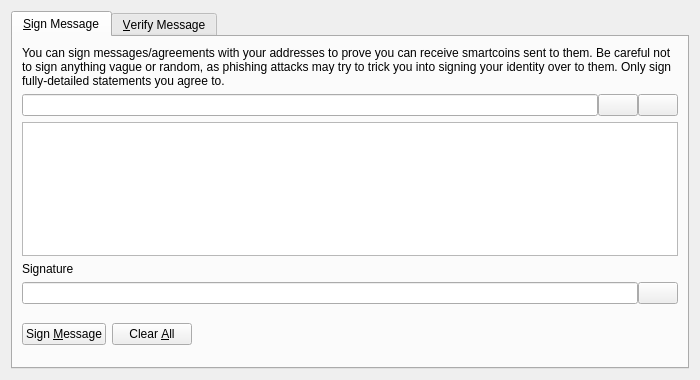
<?xml version="1.0" encoding="UTF-8"?>
<ui version="4.0">
 <class>SignVerifyMessageDialog</class>
 <widget class="QDialog" name="SignVerifyMessageDialog">
  <property name="geometry">
   <rect>
    <x>0</x>
    <y>0</y>
    <width>700</width>
    <height>380</height>
   </rect>
  </property>
  <property name="windowTitle">
   <string>Signatures - Sign / Verify a Message</string>
  </property>
  <property name="modal">
   <bool>true</bool>
  </property>
  <layout class="QVBoxLayout" name="verticalLayout">
   <item>
    <widget class="QTabWidget" name="tabWidget">
     <property name="currentIndex">
      <number>0</number>
     </property>
     <widget class="QWidget" name="tabSignMessage">
      <attribute name="title">
       <string>&amp;Sign Message</string>
      </attribute>
      <layout class="QVBoxLayout" name="verticalLayout_SM">
       <item>
        <widget class="QLabel" name="infoLabel_SM">
         <property name="text">
          <string>You can sign messages/agreements with your addresses to prove you can receive smartcoins sent to them. Be careful not to sign anything vague or random, as phishing attacks may try to trick you into signing your identity over to them. Only sign fully-detailed statements you agree to.</string>
         </property>
         <property name="textFormat">
          <enum>Qt::PlainText</enum>
         </property>
         <property name="wordWrap">
          <bool>true</bool>
         </property>
        </widget>
       </item>
       <item>
        <layout class="QHBoxLayout" name="horizontalLayout_1_SM">
         <property name="spacing">
          <number>0</number>
         </property>
         <item>
          <widget class="QValidatedLineEdit" name="addressIn_SM">
           <property name="toolTip">
            <string>The SmartCoin address to sign the message with</string>
           </property>
          </widget>
         </item>
         <item>
          <widget class="QPushButton" name="addressBookButton_SM">
           <property name="toolTip">
            <string>Choose previously used address</string>
           </property>
           <property name="text">
            <string/>
           </property>
           <property name="icon">
            <iconset resource="../bitcoin.qrc">
             <normaloff>:/icons/address-book</normaloff>:/icons/address-book</iconset>
           </property>
           <property name="shortcut">
            <string>Alt+A</string>
           </property>
           <property name="autoDefault">
            <bool>false</bool>
           </property>
          </widget>
         </item>
         <item>
          <widget class="QPushButton" name="pasteButton_SM">
           <property name="toolTip">
            <string>Paste address from clipboard</string>
           </property>
           <property name="text">
            <string/>
           </property>
           <property name="icon">
            <iconset resource="../bitcoin.qrc">
             <normaloff>:/icons/editpaste</normaloff>:/icons/editpaste</iconset>
           </property>
           <property name="shortcut">
            <string>Alt+P</string>
           </property>
           <property name="autoDefault">
            <bool>false</bool>
           </property>
          </widget>
         </item>
        </layout>
       </item>
       <item>
        <widget class="QPlainTextEdit" name="messageIn_SM">
         <property name="toolTip">
          <string>Enter the message you want to sign here</string>
         </property>
        </widget>
       </item>
       <item>
        <widget class="QLabel" name="signatureLabel_SM">
         <property name="text">
          <string>Signature</string>
         </property>
         <property name="textFormat">
          <enum>Qt::PlainText</enum>
         </property>
        </widget>
       </item>
       <item>
        <layout class="QHBoxLayout" name="horizontalLayout_2_SM">
         <property name="spacing">
          <number>0</number>
         </property>
         <item>
          <widget class="QLineEdit" name="signatureOut_SM">
           <property name="font">
            <font>
             <italic>true</italic>
            </font>
           </property>
           <property name="readOnly">
            <bool>true</bool>
           </property>
          </widget>
         </item>
         <item>
          <widget class="QPushButton" name="copySignatureButton_SM">
           <property name="toolTip">
            <string>Copy the current signature to the system clipboard</string>
           </property>
           <property name="text">
            <string/>
           </property>
           <property name="icon">
            <iconset resource="../bitcoin.qrc">
             <normaloff>:/icons/editcopy</normaloff>:/icons/editcopy</iconset>
           </property>
           <property name="autoDefault">
            <bool>false</bool>
           </property>
          </widget>
         </item>
        </layout>
       </item>
       <item>
        <layout class="QHBoxLayout" name="horizontalLayout_3_SM">
         <item>
          <widget class="QPushButton" name="signMessageButton_SM">
           <property name="toolTip">
            <string>Sign the message to prove you own this SmartCoin address</string>
           </property>
           <property name="text">
            <string>Sign &amp;Message</string>
           </property>
           <property name="icon">
            <iconset resource="../bitcoin.qrc">
             <normaloff>:/icons/edit</normaloff>:/icons/edit</iconset>
           </property>
           <property name="autoDefault">
            <bool>false</bool>
           </property>
          </widget>
         </item>
         <item>
          <widget class="QPushButton" name="clearButton_SM">
           <property name="toolTip">
            <string>Reset all sign message fields</string>
           </property>
           <property name="text">
            <string>Clear &amp;All</string>
           </property>
           <property name="icon">
            <iconset resource="../bitcoin.qrc">
             <normaloff>:/icons/remove</normaloff>:/icons/remove</iconset>
           </property>
           <property name="autoDefault">
            <bool>false</bool>
           </property>
          </widget>
         </item>
         <item>
          <spacer name="horizontalSpacer_1_SM">
           <property name="orientation">
            <enum>Qt::Horizontal</enum>
           </property>
           <property name="sizeHint" stdset="0">
            <size>
             <width>40</width>
             <height>48</height>
            </size>
           </property>
          </spacer>
         </item>
         <item>
          <widget class="QLabel" name="statusLabel_SM">
           <property name="font">
            <font>
             <weight>75</weight>
             <bold>true</bold>
            </font>
           </property>
           <property name="text">
            <string/>
           </property>
           <property name="wordWrap">
            <bool>true</bool>
           </property>
          </widget>
         </item>
         <item>
          <spacer name="horizontalSpacer_2_SM">
           <property name="orientation">
            <enum>Qt::Horizontal</enum>
           </property>
           <property name="sizeHint" stdset="0">
            <size>
             <width>40</width>
             <height>48</height>
            </size>
           </property>
          </spacer>
         </item>
        </layout>
       </item>
      </layout>
     </widget>
     <widget class="QWidget" name="tabVerifyMessage">
      <attribute name="title">
       <string>&amp;Verify Message</string>
      </attribute>
      <layout class="QVBoxLayout" name="verticalLayout_VM">
       <item>
        <widget class="QLabel" name="infoLabel_VM">
         <property name="text">
          <string>Enter the receiver's address, message (ensure you copy line breaks, spaces, tabs, etc. exactly) and signature below to verify the message. Be careful not to read more into the signature than what is in the signed message itself, to avoid being tricked by a man-in-the-middle attack. Note that this only proves the signing party receives with the address, it cannot prove sendership of any transaction!</string>
         </property>
         <property name="textFormat">
          <enum>Qt::PlainText</enum>
         </property>
         <property name="alignment">
          <set>Qt::AlignLeading|Qt::AlignLeft|Qt::AlignTop</set>
         </property>
         <property name="wordWrap">
          <bool>true</bool>
         </property>
        </widget>
       </item>
       <item>
        <layout class="QHBoxLayout" name="horizontalLayout_1_VM">
         <property name="spacing">
          <number>0</number>
         </property>
         <item>
          <widget class="QValidatedLineEdit" name="addressIn_VM">
           <property name="toolTip">
            <string>The SmartCoin address the message was signed with</string>
           </property>
          </widget>
         </item>
         <item>
          <widget class="QPushButton" name="addressBookButton_VM">
           <property name="toolTip">
            <string>Choose previously used address</string>
           </property>
           <property name="text">
            <string/>
           </property>
           <property name="icon">
            <iconset resource="../bitcoin.qrc">
             <normaloff>:/icons/address-book</normaloff>:/icons/address-book</iconset>
           </property>
           <property name="shortcut">
            <string>Alt+A</string>
           </property>
           <property name="autoDefault">
            <bool>false</bool>
           </property>
          </widget>
         </item>
        </layout>
       </item>
       <item>
        <widget class="QPlainTextEdit" name="messageIn_VM"/>
       </item>
       <item>
        <widget class="QValidatedLineEdit" name="signatureIn_VM"/>
       </item>
       <item>
        <layout class="QHBoxLayout" name="horizontalLayout_2_VM">
         <item>
          <widget class="QPushButton" name="verifyMessageButton_VM">
           <property name="toolTip">
            <string>Verify the message to ensure it was signed with the specified SmartCoin address</string>
           </property>
           <property name="text">
            <string>Verify &amp;Message</string>
           </property>
           <property name="icon">
            <iconset resource="../bitcoin.qrc">
             <normaloff>:/icons/transaction_0</normaloff>:/icons/transaction_0</iconset>
           </property>
           <property name="autoDefault">
            <bool>false</bool>
           </property>
          </widget>
         </item>
         <item>
          <widget class="QPushButton" name="clearButton_VM">
           <property name="toolTip">
            <string>Reset all verify message fields</string>
           </property>
           <property name="text">
            <string>Clear &amp;All</string>
           </property>
           <property name="icon">
            <iconset resource="../bitcoin.qrc">
             <normaloff>:/icons/remove</normaloff>:/icons/remove</iconset>
           </property>
           <property name="autoDefault">
            <bool>false</bool>
           </property>
          </widget>
         </item>
         <item>
          <spacer name="horizontalSpacer_1_VM">
           <property name="orientation">
            <enum>Qt::Horizontal</enum>
           </property>
           <property name="sizeHint" stdset="0">
            <size>
             <width>40</width>
             <height>48</height>
            </size>
           </property>
          </spacer>
         </item>
         <item>
          <widget class="QLabel" name="statusLabel_VM">
           <property name="font">
            <font>
             <weight>75</weight>
             <bold>true</bold>
            </font>
           </property>
           <property name="text">
            <string/>
           </property>
           <property name="wordWrap">
            <bool>true</bool>
           </property>
          </widget>
         </item>
         <item>
          <spacer name="horizontalSpacer_2_VM">
           <property name="orientation">
            <enum>Qt::Horizontal</enum>
           </property>
           <property name="sizeHint" stdset="0">
            <size>
             <width>40</width>
             <height>48</height>
            </size>
           </property>
          </spacer>
         </item>
        </layout>
       </item>
      </layout>
     </widget>
    </widget>
   </item>
  </layout>
 </widget>
 <customwidgets>
  <customwidget>
   <class>QValidatedLineEdit</class>
   <extends>QLineEdit</extends>
   <header>qvalidatedlineedit.h</header>
  </customwidget>
 </customwidgets>
 <resources>
  <include location="../bitcoin.qrc"/>
 </resources>
 <connections/>
</ui>
